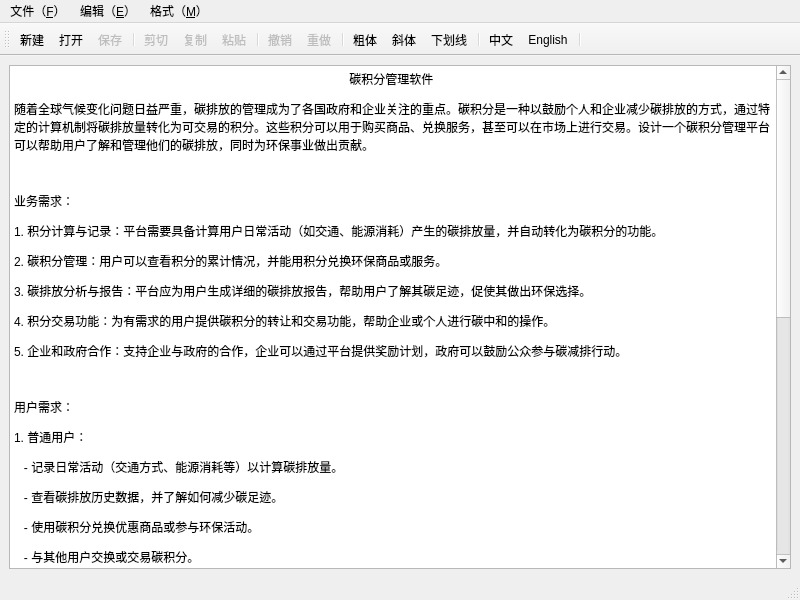
<?xml version="1.0" encoding="UTF-8"?>
<ui version="4.0">
 <class>MainWindow</class>
 <widget class="QMainWindow" name="MainWindow">
  <property name="geometry">
   <rect>
    <x>0</x>
    <y>0</y>
    <width>800</width>
    <height>600</height>
   </rect>
  </property>
  <property name="windowTitle">
   <string>Word</string>
  </property>
  <property name="windowIcon">
   <iconset resource="res.qrc">
    <normaloff>:/icon/word/icon-word.png</normaloff>:/icon/word/icon-word.png</iconset>
  </property>
  <widget class="QWidget" name="centralwidget">
   <layout class="QVBoxLayout" name="verticalLayout">
    <item>
     <widget class="QTextEdit" name="textEdit">
      <property name="html">
       <string>&lt;!DOCTYPE HTML PUBLIC &quot;-//W3C//DTD HTML 4.0//EN&quot; &quot;http://www.w3.org/TR/REC-html40/strict.dtd&quot;&gt;
&lt;html&gt;&lt;head&gt;&lt;meta name=&quot;qrichtext&quot; content=&quot;1&quot; /&gt;&lt;meta charset=&quot;utf-8&quot; /&gt;&lt;style type=&quot;text/css&quot;&gt;
p, li { white-space: pre-wrap; }
hr { height: 1px; border-width: 0; }
li.unchecked::marker { content: &quot;\2610&quot;; }
li.checked::marker { content: &quot;\2612&quot;; }
&lt;/style&gt;&lt;/head&gt;&lt;body style=&quot; font-family:'Microsoft YaHei UI'; font-size:9pt; font-weight:400; font-style:normal;&quot;&gt;
&lt;p align=&quot;center&quot; style=&quot; margin-top:12px; margin-bottom:12px; margin-left:0px; margin-right:0px; -qt-block-indent:0; text-indent:0px;&quot;&gt;碳积分管理软件 &lt;/p&gt;
&lt;p style=&quot; margin-top:12px; margin-bottom:12px; margin-left:0px; margin-right:0px; -qt-block-indent:0; text-indent:0px;&quot;&gt;随着全球气候变化问题日益严重，碳排放的管理成为了各国政府和企业关注的重点。碳积分是一种以鼓励个人和企业减少碳排放的方式，通过特定的计算机制将碳排放量转化为可交易的积分。这些积分可以用于购买商品、兑换服务，甚至可以在市场上进行交易。设计一个碳积分管理平台可以帮助用户了解和管理他们的碳排放，同时为环保事业做出贡献。 &lt;/p&gt;
&lt;p style=&quot; margin-top:12px; margin-bottom:12px; margin-left:0px; margin-right:0px; -qt-block-indent:0; text-indent:0px;&quot;&gt;  &lt;/p&gt;
&lt;p style=&quot; margin-top:12px; margin-bottom:12px; margin-left:0px; margin-right:0px; -qt-block-indent:0; text-indent:0px;&quot;&gt;业务需求： &lt;/p&gt;
&lt;p style=&quot; margin-top:12px; margin-bottom:12px; margin-left:0px; margin-right:0px; -qt-block-indent:0; text-indent:0px;&quot;&gt;1. 积分计算与记录：平台需要具备计算用户日常活动（如交通、能源消耗）产生的碳排放量，并自动转化为碳积分的功能。 &lt;/p&gt;
&lt;p style=&quot; margin-top:12px; margin-bottom:12px; margin-left:0px; margin-right:0px; -qt-block-indent:0; text-indent:0px;&quot;&gt;2. 碳积分管理：用户可以查看积分的累计情况，并能用积分兑换环保商品或服务。 &lt;/p&gt;
&lt;p style=&quot; margin-top:12px; margin-bottom:12px; margin-left:0px; margin-right:0px; -qt-block-indent:0; text-indent:0px;&quot;&gt;3. 碳排放分析与报告：平台应为用户生成详细的碳排放报告，帮助用户了解其碳足迹，促使其做出环保选择。 &lt;/p&gt;
&lt;p style=&quot; margin-top:12px; margin-bottom:12px; margin-left:0px; margin-right:0px; -qt-block-indent:0; text-indent:0px;&quot;&gt;4. 积分交易功能：为有需求的用户提供碳积分的转让和交易功能，帮助企业或个人进行碳中和的操作。 &lt;/p&gt;
&lt;p style=&quot; margin-top:12px; margin-bottom:12px; margin-left:0px; margin-right:0px; -qt-block-indent:0; text-indent:0px;&quot;&gt;5. 企业和政府合作：支持企业与政府的合作，企业可以通过平台提供奖励计划，政府可以鼓励公众参与碳减排行动。 &lt;/p&gt;
&lt;p style=&quot; margin-top:12px; margin-bottom:12px; margin-left:0px; margin-right:0px; -qt-block-indent:0; text-indent:0px;&quot;&gt;  &lt;/p&gt;
&lt;p style=&quot; margin-top:12px; margin-bottom:12px; margin-left:0px; margin-right:0px; -qt-block-indent:0; text-indent:0px;&quot;&gt;用户需求： &lt;/p&gt;
&lt;p style=&quot; margin-top:12px; margin-bottom:12px; margin-left:0px; margin-right:0px; -qt-block-indent:0; text-indent:0px;&quot;&gt;1. 普通用户： &lt;/p&gt;
&lt;p style=&quot; margin-top:12px; margin-bottom:12px; margin-left:0px; margin-right:0px; -qt-block-indent:0; text-indent:0px;&quot;&gt;   - 记录日常活动（交通方式、能源消耗等）以计算碳排放量。 &lt;/p&gt;
&lt;p style=&quot; margin-top:12px; margin-bottom:12px; margin-left:0px; margin-right:0px; -qt-block-indent:0; text-indent:0px;&quot;&gt;   - 查看碳排放历史数据，并了解如何减少碳足迹。 &lt;/p&gt;
&lt;p style=&quot; margin-top:12px; margin-bottom:12px; margin-left:0px; margin-right:0px; -qt-block-indent:0; text-indent:0px;&quot;&gt;   - 使用碳积分兑换优惠商品或参与环保活动。 &lt;/p&gt;
&lt;p style=&quot; margin-top:12px; margin-bottom:12px; margin-left:0px; margin-right:0px; -qt-block-indent:0; text-indent:0px;&quot;&gt;   - 与其他用户交换或交易碳积分。 &lt;/p&gt;
&lt;p style=&quot; margin-top:12px; margin-bottom:12px; margin-left:0px; margin-right:0px; -qt-block-indent:0; text-indent:0px;&quot;&gt;   &lt;/p&gt;
&lt;p style=&quot; margin-top:12px; margin-bottom:12px; margin-left:0px; margin-right:0px; -qt-block-indent:0; text-indent:0px;&quot;&gt;2. 企业用户： &lt;/p&gt;
&lt;p style=&quot; margin-top:12px; margin-bottom:12px; margin-left:0px; margin-right:0px; -qt-block-indent:0; text-indent:0px;&quot;&gt;   - 获取碳排放数据，计算企业生产过程中的碳排放总量。 &lt;/p&gt;
&lt;p style=&quot; margin-top:12px; margin-bottom:12px; margin-left:0px; margin-right:0px; -qt-block-indent:0; text-indent:0px;&quot;&gt;   - 利用平台购买碳积分以抵消碳排放，支持碳中和政策。 &lt;/p&gt;
&lt;p style=&quot; margin-top:12px; margin-bottom:12px; margin-left:0px; margin-right:0px; -qt-block-indent:0; text-indent:0px;&quot;&gt;   - 为员工或客户提供碳积分奖励计划，鼓励绿色生活方式。 &lt;/p&gt;
&lt;p style=&quot; margin-top:12px; margin-bottom:12px; margin-left:0px; margin-right:0px; -qt-block-indent:0; text-indent:0px;&quot;&gt;   &lt;/p&gt;
&lt;p style=&quot; margin-top:12px; margin-bottom:12px; margin-left:0px; margin-right:0px; -qt-block-indent:0; text-indent:0px;&quot;&gt;3. 政府与环保机构： &lt;/p&gt;
&lt;p style=&quot; margin-top:12px; margin-bottom:12px; margin-left:0px; margin-right:0px; -qt-block-indent:0; text-indent:0px;&quot;&gt;   - 利用平台统计碳排放情况，制定碳减排政策。 &lt;/p&gt;
&lt;p style=&quot; margin-top:12px; margin-bottom:12px; margin-left:0px; margin-right:0px; -qt-block-indent:0; text-indent:0px;&quot;&gt;   - 激励企业和公众参与减排计划，推动绿色发展。 &lt;/p&gt;
&lt;p style=&quot; margin-top:12px; margin-bottom:12px; margin-left:0px; margin-right:0px; -qt-block-indent:0; text-indent:0px;&quot;&gt;  &lt;/p&gt;
&lt;p style=&quot; margin-top:12px; margin-bottom:12px; margin-left:0px; margin-right:0px; -qt-block-indent:0; text-indent:0px;&quot;&gt;非功能需求： &lt;/p&gt;
&lt;p style=&quot; margin-top:12px; margin-bottom:12px; margin-left:0px; margin-right:0px; -qt-block-indent:0; text-indent:0px;&quot;&gt;1. 性能需求：平台应能处理大量用户同时在线的碳积分计算和交易，确保数据处理高效、响应快速。 &lt;/p&gt;
&lt;p style=&quot; margin-top:12px; margin-bottom:12px; margin-left:0px; margin-right:0px; -qt-block-indent:0; text-indent:0px;&quot;&gt;2. 安全需求：系统应保障用户数据的安全，尤其是交易和个人隐私信息，防止数据泄露。 &lt;/p&gt;
&lt;p style=&quot; margin-top:12px; margin-bottom:12px; margin-left:0px; margin-right:0px; -qt-block-indent:0; text-indent:0px;&quot;&gt;3. 可扩展性：平台应具备良好的可扩展性，能够随着用户增长和功能需求增加而进行扩展。 &lt;/p&gt;
&lt;p style=&quot; margin-top:12px; margin-bottom:12px; margin-left:0px; margin-right:0px; -qt-block-indent:0; text-indent:0px;&quot;&gt;4. 可用性：系统界面应简洁易用，满足不同年龄段用户的使用需求，并提供良好的用户体验。 &lt;/p&gt;
&lt;p style=&quot; margin-top:12px; margin-bottom:12px; margin-left:0px; margin-right:0px; -qt-block-indent:0; text-indent:0px;&quot;&gt;5. 兼容性：平台应支持多种设备（PC、手机等）和主流操作系统（如iOS、Android）的访问。 &lt;/p&gt;
&lt;p style=&quot; margin-top:12px; margin-bottom:12px; margin-left:0px; margin-right:0px; -qt-block-indent:0; text-indent:0px;&quot;&gt;6. 稳定性：系统应具备高可用性，确保在高并发情况下仍能稳定运行。 &lt;/p&gt;&lt;/body&gt;&lt;/html&gt;</string>
      </property>
     </widget>
    </item>
   </layout>
  </widget>
  <widget class="QMenuBar" name="menubar">
   <property name="geometry">
    <rect>
     <x>0</x>
     <y>0</y>
     <width>800</width>
     <height>21</height>
    </rect>
   </property>
   <widget class="QMenu" name="menu_F">
    <property name="title">
     <string>文件（&amp;F）</string>
    </property>
    <addaction name="actFile_New"/>
    <addaction name="actFile_Open"/>
    <addaction name="actFile_Save"/>
   </widget>
   <widget class="QMenu" name="menu_E">
    <property name="title">
     <string>编辑（&amp;E）</string>
    </property>
    <addaction name="actEdit_Cut"/>
    <addaction name="actEdit_Copy"/>
    <addaction name="actEdit_Paste"/>
    <addaction name="separator"/>
    <addaction name="action_Undo"/>
    <addaction name="action_Redo"/>
   </widget>
   <widget class="QMenu" name="menu_M">
    <property name="title">
     <string>格式（&amp;M）</string>
    </property>
    <addaction name="actLong_CN"/>
    <addaction name="actLong_EN"/>
   </widget>
   <addaction name="menu_F"/>
   <addaction name="menu_E"/>
   <addaction name="menu_M"/>
  </widget>
  <widget class="QStatusBar" name="statusbar"/>
  <widget class="QToolBar" name="toolBar">
   <property name="windowTitle">
    <string>toolBar</string>
   </property>
   <property name="toolButtonStyle">
    <enum>Qt::ToolButtonTextUnderIcon</enum>
   </property>
   <attribute name="toolBarArea">
    <enum>TopToolBarArea</enum>
   </attribute>
   <attribute name="toolBarBreak">
    <bool>false</bool>
   </attribute>
   <addaction name="actFile_New"/>
   <addaction name="actFile_Open"/>
   <addaction name="actFile_Save"/>
   <addaction name="separator"/>
   <addaction name="actEdit_Cut"/>
   <addaction name="actEdit_Copy"/>
   <addaction name="actEdit_Paste"/>
   <addaction name="separator"/>
   <addaction name="action_Undo"/>
   <addaction name="action_Redo"/>
   <addaction name="separator"/>
   <addaction name="actFont_Bold"/>
   <addaction name="actFont_ltalic"/>
   <addaction name="actFont_UnderLine"/>
   <addaction name="separator"/>
   <addaction name="actLong_CN"/>
   <addaction name="actLong_EN"/>
   <addaction name="separator"/>
  </widget>
  <action name="actFile_New">
   <property name="icon">
    <iconset resource="res.qrc">
     <normaloff>:/icon/word/6.png</normaloff>:/icon/word/6.png</iconset>
   </property>
   <property name="text">
    <string>新建</string>
   </property>
   <property name="toolTip">
    <string>新建文件</string>
   </property>
   <property name="shortcut">
    <string>Ctrl+N</string>
   </property>
   <property name="menuRole">
    <enum>QAction::NoRole</enum>
   </property>
  </action>
  <action name="actFile_Open">
   <property name="icon">
    <iconset resource="res.qrc">
     <normaloff>:/icon/word/3.png</normaloff>:/icon/word/3.png</iconset>
   </property>
   <property name="text">
    <string>打开</string>
   </property>
   <property name="toolTip">
    <string>打开文件</string>
   </property>
   <property name="shortcut">
    <string>Ctrl+O</string>
   </property>
   <property name="menuRole">
    <enum>QAction::NoRole</enum>
   </property>
  </action>
  <action name="actFile_Save">
   <property name="enabled">
    <bool>false</bool>
   </property>
   <property name="icon">
    <iconset resource="res.qrc">
     <normaloff>:/icon/word/1.png</normaloff>:/icon/word/1.png</iconset>
   </property>
   <property name="text">
    <string>保存</string>
   </property>
   <property name="toolTip">
    <string>保存文件</string>
   </property>
   <property name="shortcut">
    <string>Ctrl+S</string>
   </property>
   <property name="menuRole">
    <enum>QAction::NoRole</enum>
   </property>
  </action>
  <action name="actEdit_Cut">
   <property name="enabled">
    <bool>false</bool>
   </property>
   <property name="icon">
    <iconset resource="res.qrc">
     <normaloff>:/icon/word/5.png</normaloff>:/icon/word/5.png</iconset>
   </property>
   <property name="text">
    <string>剪切</string>
   </property>
   <property name="toolTip">
    <string>剪切文本</string>
   </property>
   <property name="shortcut">
    <string>Ctrl+X</string>
   </property>
   <property name="menuRole">
    <enum>QAction::NoRole</enum>
   </property>
  </action>
  <action name="actEdit_Copy">
   <property name="enabled">
    <bool>false</bool>
   </property>
   <property name="icon">
    <iconset resource="res.qrc">
     <normaloff>:/icon/word/4.png</normaloff>:/icon/word/4.png</iconset>
   </property>
   <property name="text">
    <string>复制</string>
   </property>
   <property name="toolTip">
    <string>复制文本</string>
   </property>
   <property name="shortcut">
    <string>Ctrl+C</string>
   </property>
   <property name="menuRole">
    <enum>QAction::NoRole</enum>
   </property>
  </action>
  <action name="actEdit_Paste">
   <property name="enabled">
    <bool>false</bool>
   </property>
   <property name="icon">
    <iconset resource="res.qrc">
     <normaloff>:/icon/word/8.png</normaloff>:/icon/word/8.png</iconset>
   </property>
   <property name="text">
    <string>粘贴</string>
   </property>
   <property name="toolTip">
    <string>粘贴文本</string>
   </property>
   <property name="shortcut">
    <string>Ctrl+V</string>
   </property>
   <property name="menuRole">
    <enum>QAction::NoRole</enum>
   </property>
  </action>
  <action name="action_Undo">
   <property name="enabled">
    <bool>false</bool>
   </property>
   <property name="icon">
    <iconset resource="res.qrc">
     <normaloff>:/icon/word/2.png</normaloff>:/icon/word/2.png</iconset>
   </property>
   <property name="text">
    <string>撤销</string>
   </property>
   <property name="shortcut">
    <string>Ctrl+Z</string>
   </property>
   <property name="menuRole">
    <enum>QAction::NoRole</enum>
   </property>
  </action>
  <action name="action_Redo">
   <property name="enabled">
    <bool>false</bool>
   </property>
   <property name="icon">
    <iconset resource="res.qrc">
     <normaloff>:/icon/word/0.png</normaloff>:/icon/word/0.png</iconset>
   </property>
   <property name="text">
    <string>重做</string>
   </property>
   <property name="shortcut">
    <string>Ctrl+Y</string>
   </property>
   <property name="menuRole">
    <enum>QAction::NoRole</enum>
   </property>
  </action>
  <action name="actFont_Bold">
   <property name="checkable">
    <bool>true</bool>
   </property>
   <property name="icon">
    <iconset resource="res.qrc">
     <normaloff>:/icon/word/bold.png</normaloff>:/icon/word/bold.png</iconset>
   </property>
   <property name="text">
    <string>粗体</string>
   </property>
   <property name="toolTip">
    <string>加粗字体</string>
   </property>
   <property name="menuRole">
    <enum>QAction::NoRole</enum>
   </property>
  </action>
  <action name="actFont_ltalic">
   <property name="checkable">
    <bool>true</bool>
   </property>
   <property name="icon">
    <iconset resource="res.qrc">
     <normaloff>:/icon/word/italic.png</normaloff>:/icon/word/italic.png</iconset>
   </property>
   <property name="text">
    <string>斜体</string>
   </property>
   <property name="toolTip">
    <string>倾斜字体</string>
   </property>
   <property name="menuRole">
    <enum>QAction::NoRole</enum>
   </property>
  </action>
  <action name="actFont_UnderLine">
   <property name="checkable">
    <bool>true</bool>
   </property>
   <property name="icon">
    <iconset resource="res.qrc">
     <normaloff>:/icon/word/underline.png</normaloff>:/icon/word/underline.png</iconset>
   </property>
   <property name="text">
    <string>下划线</string>
   </property>
   <property name="menuRole">
    <enum>QAction::NoRole</enum>
   </property>
  </action>
  <action name="actLong_CN">
   <property name="checkable">
    <bool>true</bool>
   </property>
   <property name="icon">
    <iconset resource="res.qrc">
     <normaloff>:/icon/word/9.png</normaloff>:/icon/word/9.png</iconset>
   </property>
   <property name="text">
    <string>中文</string>
   </property>
   <property name="menuRole">
    <enum>QAction::NoRole</enum>
   </property>
  </action>
  <action name="actLong_EN">
   <property name="checkable">
    <bool>true</bool>
   </property>
   <property name="icon">
    <iconset resource="res.qrc">
     <normaloff>:/icon/word/7.png</normaloff>:/icon/word/7.png</iconset>
   </property>
   <property name="text">
    <string>English</string>
   </property>
   <property name="menuRole">
    <enum>QAction::NoRole</enum>
   </property>
  </action>
  <action name="actClose">
   <property name="icon">
    <iconset resource="res.qrc">
     <normaloff>:/icon/word/x.png</normaloff>:/icon/word/x.png</iconset>
   </property>
   <property name="text">
    <string>关闭</string>
   </property>
   <property name="toolTip">
    <string>关闭窗口</string>
   </property>
   <property name="menuRole">
    <enum>QAction::NoRole</enum>
   </property>
  </action>
 </widget>
 <resources>
  <include location="res.qrc"/>
 </resources>
 <connections>
  <connection>
   <sender>actEdit_Cut</sender>
   <signal>triggered()</signal>
   <receiver>textEdit</receiver>
   <slot>cut()</slot>
   <hints>
    <hint type="sourcelabel">
     <x>-1</x>
     <y>-1</y>
    </hint>
    <hint type="destinationlabel">
     <x>399</x>
     <y>325</y>
    </hint>
   </hints>
  </connection>
  <connection>
   <sender>actEdit_Copy</sender>
   <signal>triggered()</signal>
   <receiver>textEdit</receiver>
   <slot>copy()</slot>
   <hints>
    <hint type="sourcelabel">
     <x>-1</x>
     <y>-1</y>
    </hint>
    <hint type="destinationlabel">
     <x>399</x>
     <y>325</y>
    </hint>
   </hints>
  </connection>
  <connection>
   <sender>actEdit_Paste</sender>
   <signal>triggered()</signal>
   <receiver>textEdit</receiver>
   <slot>paste()</slot>
   <hints>
    <hint type="sourcelabel">
     <x>-1</x>
     <y>-1</y>
    </hint>
    <hint type="destinationlabel">
     <x>399</x>
     <y>325</y>
    </hint>
   </hints>
  </connection>
  <connection>
   <sender>action_Undo</sender>
   <signal>triggered()</signal>
   <receiver>textEdit</receiver>
   <slot>undo()</slot>
   <hints>
    <hint type="sourcelabel">
     <x>-1</x>
     <y>-1</y>
    </hint>
    <hint type="destinationlabel">
     <x>399</x>
     <y>325</y>
    </hint>
   </hints>
  </connection>
  <connection>
   <sender>action_Redo</sender>
   <signal>triggered()</signal>
   <receiver>textEdit</receiver>
   <slot>redo()</slot>
   <hints>
    <hint type="sourcelabel">
     <x>-1</x>
     <y>-1</y>
    </hint>
    <hint type="destinationlabel">
     <x>399</x>
     <y>325</y>
    </hint>
   </hints>
  </connection>
  <connection>
   <sender>actClose</sender>
   <signal>triggered()</signal>
   <receiver>MainWindow</receiver>
   <slot>close()</slot>
   <hints>
    <hint type="sourcelabel">
     <x>-1</x>
     <y>-1</y>
    </hint>
    <hint type="destinationlabel">
     <x>399</x>
     <y>299</y>
    </hint>
   </hints>
  </connection>
  <connection>
   <sender>textEdit</sender>
   <signal>undoAvailable(bool)</signal>
   <receiver>action_Undo</receiver>
   <slot>setEnabled(bool)</slot>
   <hints>
    <hint type="sourcelabel">
     <x>399</x>
     <y>325</y>
    </hint>
    <hint type="destinationlabel">
     <x>-1</x>
     <y>-1</y>
    </hint>
   </hints>
  </connection>
  <connection>
   <sender>textEdit</sender>
   <signal>redoAvailable(bool)</signal>
   <receiver>action_Redo</receiver>
   <slot>setEnabled(bool)</slot>
   <hints>
    <hint type="sourcelabel">
     <x>399</x>
     <y>325</y>
    </hint>
    <hint type="destinationlabel">
     <x>-1</x>
     <y>-1</y>
    </hint>
   </hints>
  </connection>
 </connections>
</ui>
